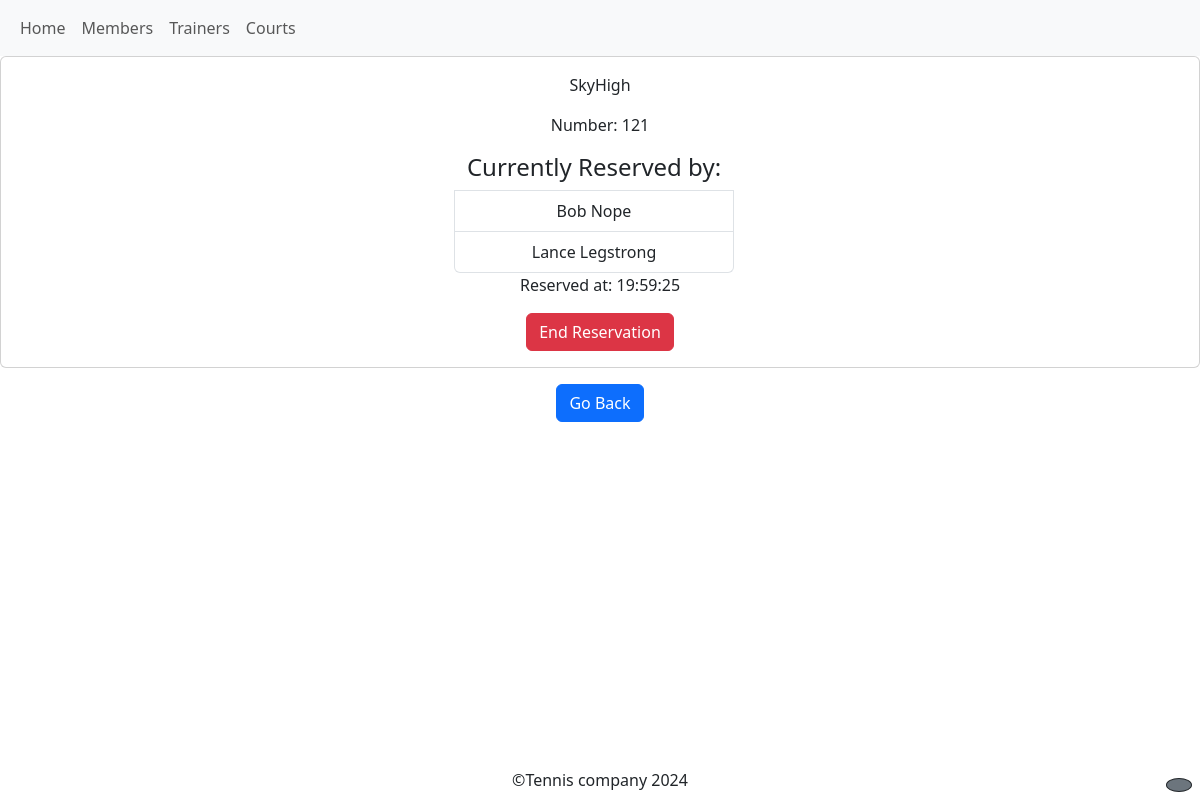
The app's page /courts/court_details/1 with its own data.
### courts/models.py (models this page shows, shortened)
class Court(models.Model):
    name = models.CharField(max_length=100)
    number = models.PositiveIntegerField(unique=True)
    is_occupied = models.BooleanField(default=False)
    occupation_time = models.DateTimeField(null=True, blank=True)

### members/models.py (models this page shows, shortened)
class Member(models.Model):
    fname = models.CharField(max_length=30)
    lname = models.CharField(max_length=30)
    email = models.EmailField()
    phone = models.CharField(max_length=13)
    join_date = models.DateField(max_length=254)
    court = models.ForeignKey(
        Court, on_delete=models.SET_NULL, null=True, blank=True, related_name="members"
    )
    def __str__(self):
        return f"{self.fname} {self.lname} "

### courts/views.py (the view)
# urls.py: path("court_details/<int:id>", views.court_details, name="court_details"),
def court_details(request, id):
    court = Court.objects.get(id=id)
    members = court.members.all()
    context = {"court": court, "members": members}
    return render(request, "court_details.html", context)

### courts/templates/court_details.html (shortened to what this page needs)
{%extends 'base.html'%}  {%block content%}
<div class="card">
  <div class="card-body">
    <p class="title">{{court.name}}</p>
    <p class="card-text">Number: {{court.number}}</p>
    {%if court.is_occupied%}
    <ul class="list-group container mx-auto w-25 mt-3">
      <h4>Currently Reserved by:</h4>
      {%for member in members%}
      <li class="list-group-item">{{member}}</li>
      {%endfor%}
    </ul>
    <p class="card-text">
      Reserved at: {{court.occupation_time|date:" H:i:s"}}
    </p>
    <a class="btn btn-danger" href="{%url 'end_reservation' court.id %}"
      >End Reservation</a
    >
    {%else%}
    <p class="card-text">Occupied: No</p>
    <a class="btn btn-success" href="{%url 'reservation' court.id%}"
      >Reserve Court</a
    >
    {%endif%}
  </div>
</div>
<a href="{%url 'courts'%}" class="btn btn-primary mt-3">Go Back</a>
{%endblock%}

### records on screen
Court: name "SkyHigh", number "121", occupation_time "19:59:25"
Member: fname+lname "Bob Nope"
Member: fname+lname "Lance Legstrong"
